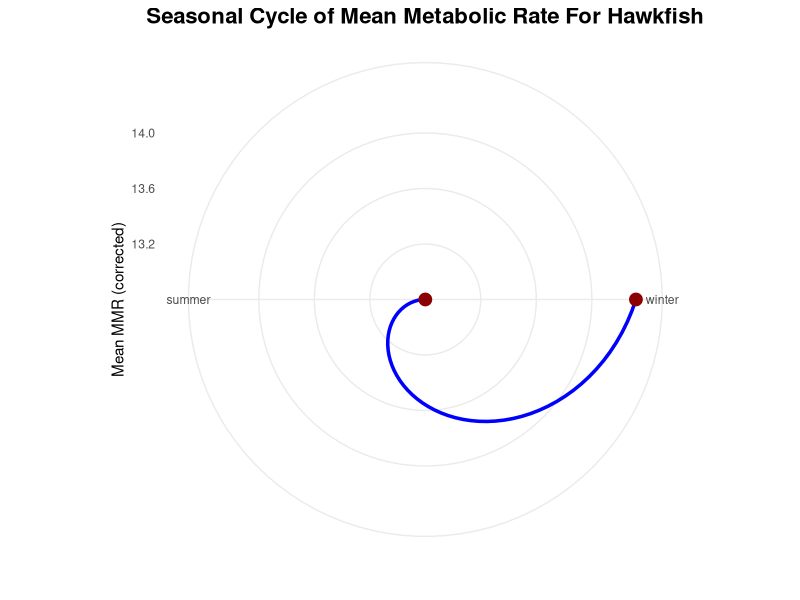
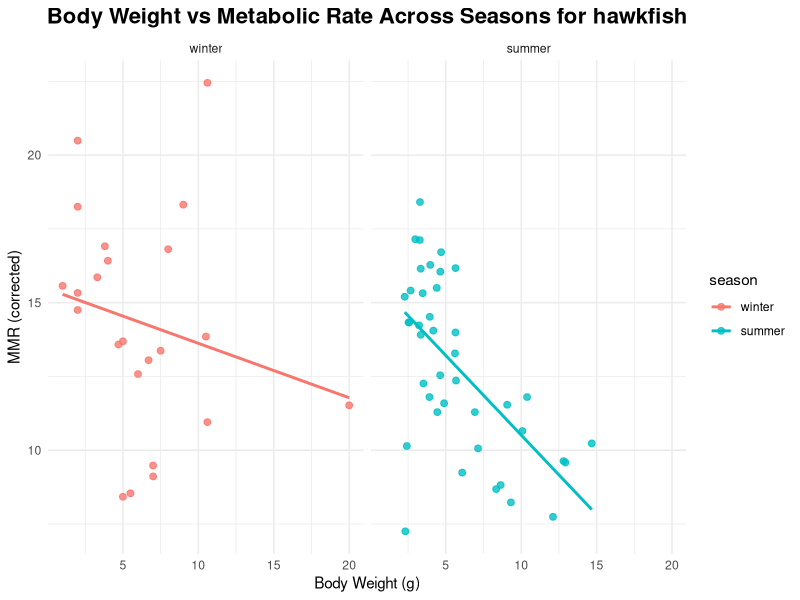
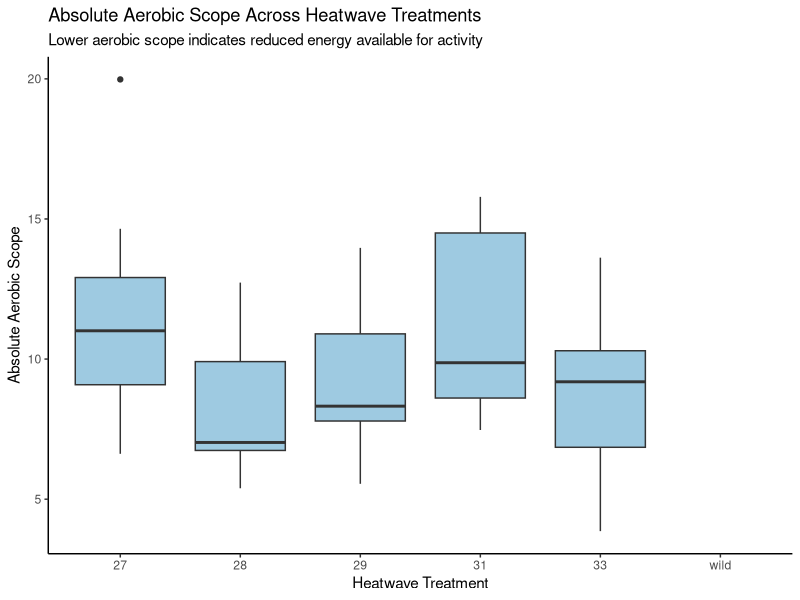
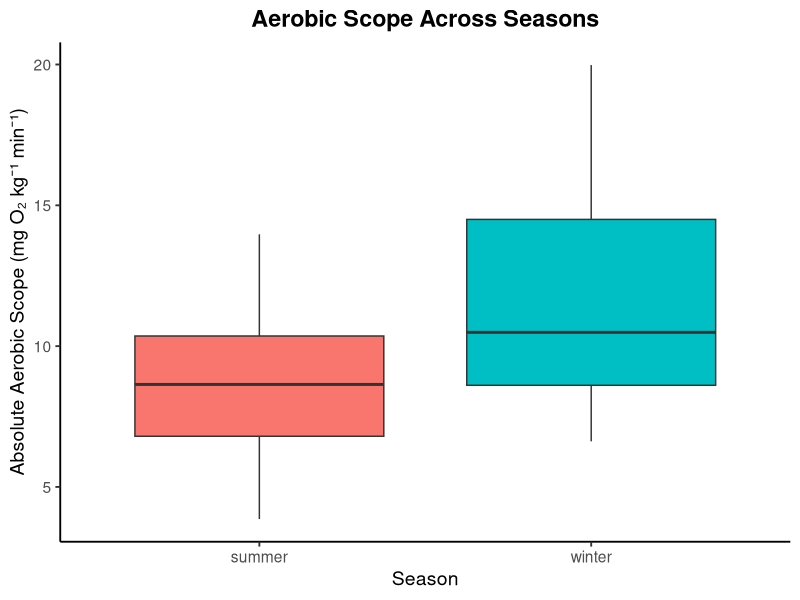
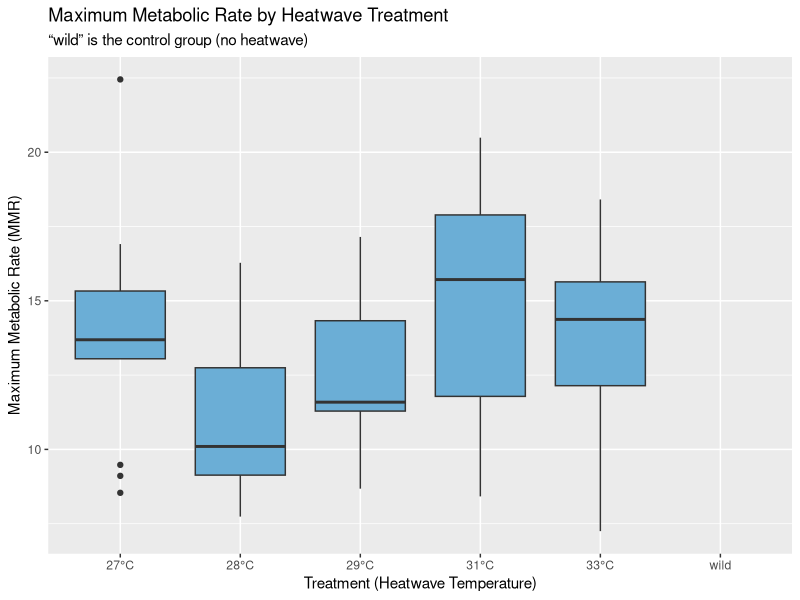
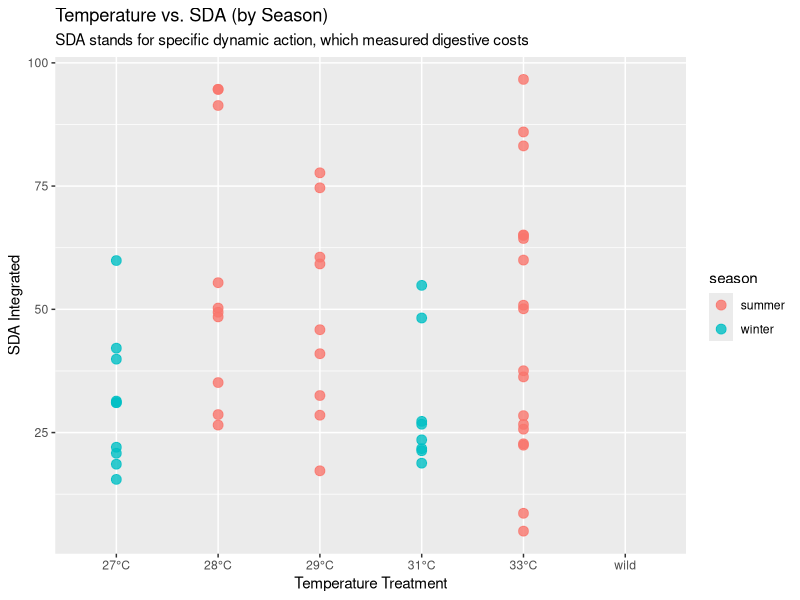

These figures' R source, in order:
## ---- chunk 1
library(tidyverse)
library(broom)
library(viridisLite)
library(ggplot2)
## ---- chunk 2
heatwaves_coral_fish <- read_csv("../data/VanWert_etal_2023_hawkfish.csv")
glimpse(heatwaves_coral_fish)
## ---- chunk 3
heatwaves_coral_fish_clean <- heatwaves_coral_fish |>
  rename(wet_mass = bw_g,
         total_length = tl_cm,
         standard_length = sl_cm,
         max_metabolic_rate = mmr_corrected,
         standard_metabolic_rate = smr_low10_all,
         absolute_aerobic_scope = aas_corrected,
         factorial_aerobic_scope = fas,
         SDA_coeff = sda_coeff,
         temp_of_arrhythmia = tarr,
         peak_max_heart_rate = fhmax_peak,
         temp_at_max_heart_rate = tpeak)
## ---- chunk 4

heatwave_vs_mmr <- heatwaves_coral_fish_clean |>
  ggplot(aes(x = treatment_new, y = max_metabolic_rate)) +
  geom_boxplot(fill = "#6BAED6") +
  scale_x_discrete(labels = function(x) ifelse(x == "wild", "wild", paste0(x, "°C"))) +
  labs(
    title = "Maximum Metabolic Rate by Heatwave Treatment",
    subtitle = "“wild” is the control group (no heatwave)",
    x = "Treatment (Heatwave Temperature)",
    y = "Maximum Metabolic Rate (MMR)"
  )

# Save the plot
ggsave("fig_heatwave_boxplot.png", heatwave_vs_mmr, width = 7, height = 5)

## ---- chunk 5

temp_energy_season <- heatwaves_coral_fish_clean |>
  ggplot(aes(x = treatment_new, y = SDA_integrated, color = season)) +
  geom_point(alpha = 0.8, size = 3) +
  scale_x_discrete(labels = function(x) ifelse(x == "wild", "wild", paste0(x, "°C"))) +
  labs(
    title = "Temperature vs. SDA (by Season)",
    subtitle = "SDA stands for specific dynamic action, which measured digestive costs",
    x = "Temperature Treatment",
    y = "SDA Integrated"
  )

# Save the plot
ggsave("fig_temp_energy_season_scatterplot.png", temp_energy_season, width = 7, height = 5)
## ---- chunk 6

df <- read.csv("../data/VanWert_etal_2023_hawkfish.csv")
df$season <- factor(df$season, 
                    levels = c("winter", "spring", "summer", "fall"))


season_means <- df |>
  group_by(season) |>
  summarise(mean_mmr = mean(mmr_corrected, na.rm = TRUE))


ggplot(season_means, aes(x = season, y = mean_mmr, group = 1)) +
  geom_line(size = 1.2, color = "blue") +
  geom_point(size = 4, color = "darkred") +
  coord_polar() +
  theme_minimal() +
  labs(
    title = "Seasonal Cycle of Mean Metabolic Rate For Hawkfish",
    x = "",
    y = "Mean MMR (corrected)"
  ) +
  theme(
    plot.title = element_text(size = 16, face = "bold", hjust = 0.5)
   
  )


## ---- chunk 7

df <- read.csv("../data/VanWert_etal_2023_hawkfish.csv")

df$season <- factor(df$season, 
                    levels = c("winter", "spring", "summer", "fall"))

ggplot(df, aes(x = bw_g, y = mmr_corrected, color = season)) +
  geom_point(alpha = 0.8, size = 2) +
  geom_smooth(method = "lm", se = FALSE) +
  facet_wrap(~ season, nrow = 1) +
  theme_minimal() +
  labs(
    title = "Body Weight vs Metabolic Rate Across Seasons for hawkfish",
    x = "Body Weight (g)",
    y = "MMR (corrected)"
  ) +
  theme(
    plot.title = element_text(size = 16, face = "bold", hjust = 0.5)

  )

## ---- chunk 8
aerobic_scope_treatment <- heatwaves_coral_fish_clean |>
  ggplot(aes(x = treatment_new, y = absolute_aerobic_scope)) +
  geom_boxplot(fill = "#9ECAE1") +
  labs(
    title = "Absolute Aerobic Scope Across Heatwave Treatments",
    subtitle = "Lower aerobic scope indicates reduced energy available for activity",
    x = "Heatwave Treatment",
    y = "Absolute Aerobic Scope"
  ) +
  theme_classic()

# Display the plot
aerobic_scope_treatment
## ---- chunk 9
heatwaves_coral_fish |>
  ggplot(aes(x = season, y = aas_corrected, fill = season)) +
  geom_boxplot() +
  labs(
    title = "Aerobic Scope Across Seasons",
    x = "Season",
    y = "Absolute Aerobic Scope (mg O₂ kg⁻¹ min⁻¹)"
  ) +
  theme_classic(base_size = 14) +
  theme(
    legend.position = "none",
    plot.title = element_text(face = "bold", hjust = 0.5)
  )
## ---- chunk 10

## ---- chunk 11
